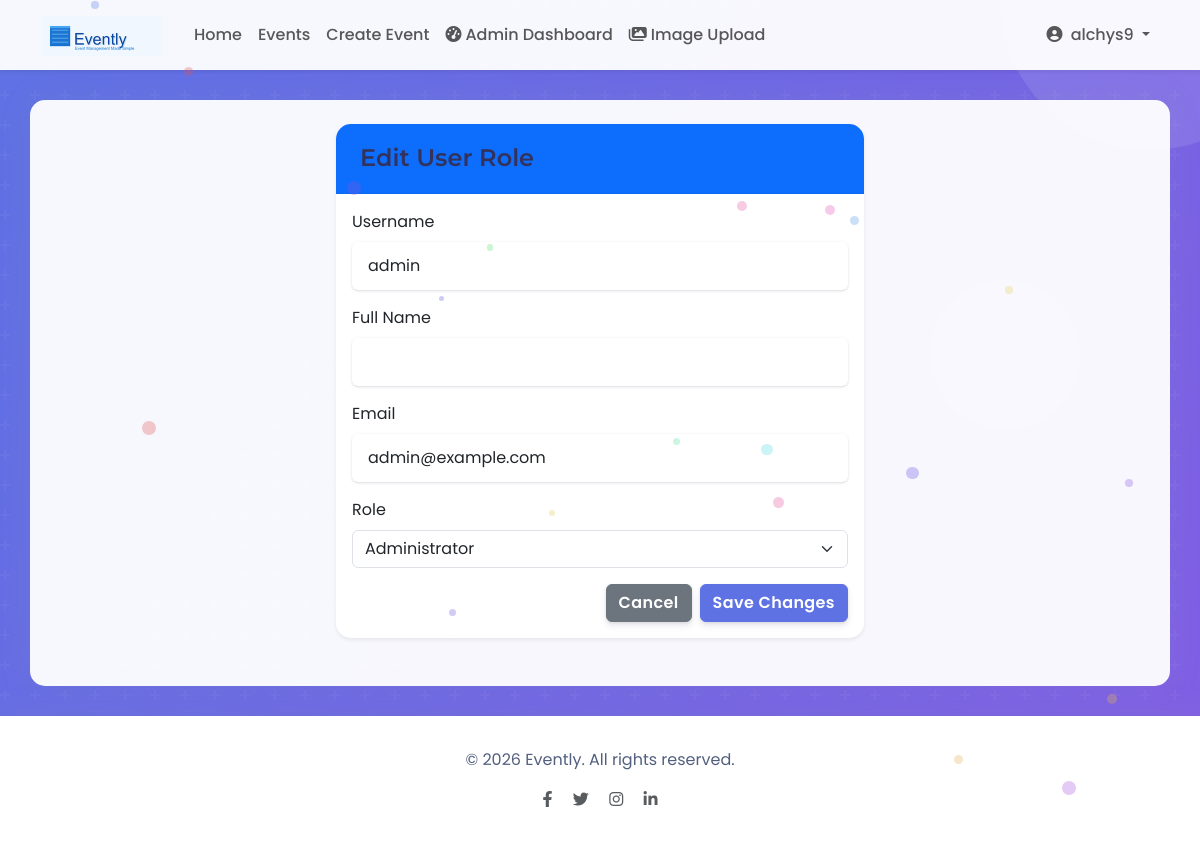
Page /dashboard/edit-user-role/1/ (signed in) on the committed database.
### events/models.py (models this page shows, shortened)
class UserProfile(models.Model):
    user = models.OneToOneField(User, on_delete=models.CASCADE, related_name='profile')
    bio = models.TextField(blank=True)
    profile_picture = models.ImageField(upload_to='profile_pics/', blank=True, null=True)
    phone_number = models.CharField(max_length=20, blank=True, null=True)
    role = models.CharField(max_length=20, choices=ROLE_CHOICES, default='participant')
    created_at = models.DateTimeField(auto_now_add=True)
    updated_at = models.DateTimeField(auto_now=True)

### events/admin_views.py (the view)
# urls.py: path('dashboard/edit-user-role/<int:user_id>/', admin_views.edit_user_role, name='edit_user_role'),
@login_required
@user_passes_test(is_admin_or_organizer)
def edit_user_role(request, user_id):
    try:
        user_profile = UserProfile.objects.get(user_id=user_id)
        context = {
            'user_profile': user_profile,
            'title': 'Edit User Role'
        }
        return render(request, 'events/edit_user_role.html', context)
    except UserProfile.DoesNotExist:
        messages.error(request, 'User profile not found.')
        return redirect('admin_dashboard')

### events/admin_views.py (called while the page is built)
def is_admin_or_organizer(user):
    if user.is_authenticated:
        if user.is_superuser or user.is_staff:
            return True
        if hasattr(user, 'profile'):
            return 'admin' in user.profile.role or 'organizer' in user.profile.role
    return False

### templates/events/edit_user_role.html (shortened to what this page needs)
{% extends "events/base.html" %}
{% load static %}
{% block content %}
<div class="row">
    <div class="col-md-6 mx-auto">
        <div class="card shadow-sm mb-4">
            <div class="card-header bg-primary text-white">
                <h4 class="mb-0">Edit User Role</h4>
            </div>
            <div class="card-body">
                <form method="POST" action="{% url 'update_user_role' %}">
                    <div class="mb-3">
                        <label class="form-label">Username</label>
                        <input type="text" class="form-control" value="{{ user_profile.user.username }}" readonly>
                    </div>
                    <div class="mb-3">
                        <label class="form-label">Full Name</label>
                        <input type="text" class="form-control" value="{{ user_profile.user.get_full_name }}" readonly>
                    </div>
                    <div class="mb-3">
                        <label class="form-label">Email</label>
                        <input type="email" class="form-control" value="{{ user_profile.user.email }}" readonly>
                    </div>
                    <div class="mb-3">
                        <label for="role" class="form-label">Role</label>
                        <select class="form-select" id="role" name="role">
                            <option value="admin" {% if user_profile.role == 'admin' %}selected{% endif %}>Administrator</option>
                        </select>
                    </div>
                    <div class="d-grid gap-2 d-md-flex justify-content-md-end">
                        <a href="{% url 'admin_dashboard' %}" class="btn btn-secondary">Cancel</a>
                        <button type="submit" class="btn btn-primary">Save Changes</button>
                    </div>
                </form>
            </div>
        </div>
    </div>
</div>
{% endblock %}

### templates/events/base.html (shortened to what this page needs)
<!DOCTYPE html>
<html lang="en">
<head>
    {% load static %}
    <link href="https://cdn.jsdelivr.net/npm/bootstrap@5.3.0/dist/css/bootstrap.min.css" rel="stylesheet">
    <link rel="stylesheet" href="https://cdnjs.cloudflare.com/ajax/libs/font-awesome/6.4.0/css/all.min.css">
    <link href="https://unpkg.com/aos@2.3.1/dist/aos.css" rel="stylesheet">
    <link rel="stylesheet" href="{% static 'css/custom.css' %}">
    <link rel="stylesheet" href="{% static 'css/animations.css' %}">
</head>
<body>
    <nav class="navbar navbar-expand-lg navbar-light bg-light shadow-sm">
        <div class="container">
            <a class="navbar-brand" href="{% url 'home' %}">
                <img src="{% static 'images/evently_logo_small.png' %}" alt="Evently Logo" height="40" class="me-2">
            </a>
            <div class="collapse navbar-collapse" id="navbarNav">
                <ul class="navbar-nav me-auto">
                    <li class="nav-item">
                        <a class="nav-link {% if request.path == '/' %}active{% endif %}" href="{% url 'home' %}">Home</a>
                    </li>
                    <li class="nav-item">
                        <a class="nav-link {% if 'events' in request.path and not 'new' in request.path %}active{% endif %}" href="{% url 'events' %}">Events</a>
                    </li>
                    {% if user.is_authenticated and user.profile.role in 'admin,organizer' %}
                    <li class="nav-item">
                        <a class="nav-link {% if 'simple-create-event' in request.path %}active{% endif %}" href="{% url 'simple_create_event' %}">Create Event</a>
                    </li>
                    <li class="nav-item">
                        <a class="nav-link {% if 'admin/dashboard' in request.path %}active{% endif %}" href="{% url 'admin_dashboard' %}">
                            <i class="fas fa-tachometer-alt me-1"></i>Admin Dashboard
                        </a>
                    </li>
                    <li class="nav-item">
                        <a class="nav-link {% if 'images/upload' in request.path %}active{% endif %}" href="{% url 'image_upload_page' %}">
                            <i class="fas fa-images me-1"></i>Image Upload
                        </a>
                    </li>
                    {% endif %}
                </ul>
                <ul class="navbar-nav">
                    {% if user.is_authenticated %}
                    <li class="nav-item dropdown">
                        <a class="nav-link dropdown-toggle" href="#" id="navbarDropdown" role="button" data-bs-toggle="dropdown" aria-expanded="false">
                            <i class="fas fa-user-circle me-1"></i> {{ user.username }}
                        </a>
                    </li>
                    {% endif %}
                </ul>
            </div>
        </div>
    </nav>
    <div class="container main-content py-4">
        {% block content %}{% endblock %}
    </div>
    <footer class="footer mt-auto">
        <div class="container text-center">
            <p>&copy; {% now "Y" %} Evently. All rights reserved.</p>
            <p>
                <a href="#" class="text-muted mx-2"><i class="fab fa-facebook-f"></i></a>
                <a href="#" class="text-muted mx-2"><i class="fab fa-twitter"></i></a>
                <a href="#" class="text-muted mx-2"><i class="fab fa-instagram"></i></a>
                <a href="#" class="text-muted mx-2"><i class="fab fa-linkedin-in"></i></a>
            </p>
        </div>
    </footer>
</body>
</html>

### static/css/custom.css (style rules this page uses)
:root { --primary-color: #5e72e4; --primary-hover: #324cdd; --secondary-color: #f7fafc; --accent-color: #11cdef; --success-color: #2dce89; --info-color: #11cdef; --warning-color: #fb6340; --danger-color: #f5365c; --dark-color: #212529; --light-color: #f8f9fa; --body-bg: #f8f9fe; --card-shadow: 0 0 2rem 0 rgba(136, 152, 170, .15); --header-height: 70px; --transition-speed: 0.3s; }
body { font-family: 'Poppins', sans-serif; min-height: 100vh; display: flex; flex-direction: column; background-color: var(--body-bg); color: #525f7f; position: relative; overflow-x: hidden; }
h1, h2, h3, h4, h5, h6 { font-family: 'Montserrat', sans-serif; font-weight: 600; color: #32325d; }
.main-content { flex: 1; background-color: rgba(255, 255, 255, 0.95); border-radius: 15px; box-shadow: var(--card-shadow); padding: 30px; margin-top: 30px; margin-bottom: 30px; position: relative; z-index: 1; }
.navbar { background-color: rgba(255, 255, 255, 0.95) !important; box-shadow: 0 0 2rem 0 rgba(136, 152, 170, .15); height: var(--header-height); position: sticky; top: 0; z-index: 1030; transition: all var(--transition-speed); }
.navbar-brand { font-family: 'Montserrat', sans-serif; font-weight: 700; font-size: 1.6rem; color: var(--primary-color) !important; }
.nav-link { font-weight: 500; padding: 0.5rem 1rem; transition: all var(--transition-speed); }
.btn { font-weight: 600; letter-spacing: 0.025em; text-transform: none; box-shadow: 0 4px 6px rgba(50, 50, 93, .11), 0 1px 3px rgba(0, 0, 0, .08); transition: all var(--transition-speed); }
.btn-primary { background-color: var(--primary-color); border-color: var(--primary-color); }
.card { border: none; border-radius: 15px; box-shadow: var(--card-shadow); transition: all var(--transition-speed); overflow: hidden; }
.card-header { background-color: white; border-bottom: 1px solid rgba(0, 0, 0, .05); padding: 1.25rem 1.5rem; }
.footer { background-color: white; padding: 2rem 0; margin-top: 2rem; box-shadow: 0 -0.5rem 1.5rem rgba(136, 152, 170, .1); position: relative; z-index: 1; }
.footer a { color: #8898aa; transition: all var(--transition-speed); }
.form-control { border-radius: 0.375rem; box-shadow: 0 1px 3px rgba(50, 50, 93, .15), 0 1px 0 rgba(0, 0, 0, .02); border: 0; transition: box-shadow .15s ease; padding: 0.75rem 1rem; }
.fade-in { animation: fadeIn 1s ease-in-out; }
.shadow-sm { box-shadow: 0 0.125rem 0.25rem rgba(0, 0, 0, 0.075) !important; }

### static/css/animations.css (style rules this page uses)
.pulse-effect { animation: pulse 3s infinite; transform-origin: center; }
.floating-animation { animation: floating 5s ease-in-out infinite; }
.card { transition: transform 0.3s ease; transform-style: preserve-3d; }
.fade-in { animation: fade-in 0.8s forwards; opacity: 0; }
.navbar-brand img { transition: transform 0.3s ease; }
.btn { position: relative; overflow: hidden; z-index: 1; transition: all 0.3s ease; }
.btn::before { content: ''; position: absolute; top: 0; left: -100%; width: 100%; height: 100%; background: linear-gradient(90deg, transparent, rgba(255,255,255,0.2), transparent); transition: all 0.6s ease; z-index: -1; }

### rows in the picture
UserProfile: user.username "admin", user.email "admin@example.com", role "Administrator"

### other values in the picture
{{ user.username }} "alchys9"
